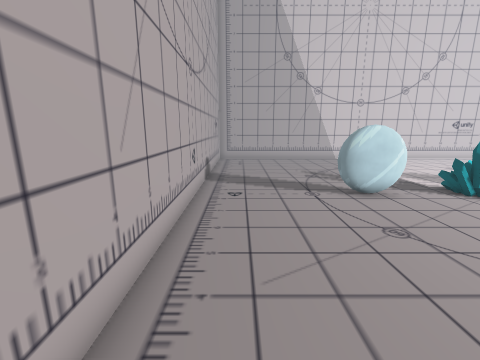
[1] (above)

13 first-person views from a walk through a 3-D level made in the Unity game engine. The camera is 1.3 m above the floor, tilts 12° down and sees 90° across. The floor is counted in squares, 0.5 m on a side. Each view is taken from the middle of a square. On the plan, view 1 faces up. The plan holds only what a view shows up to about 17 squares ahead; the rest is blank. Some surface patterns are stand-ins.

[2]
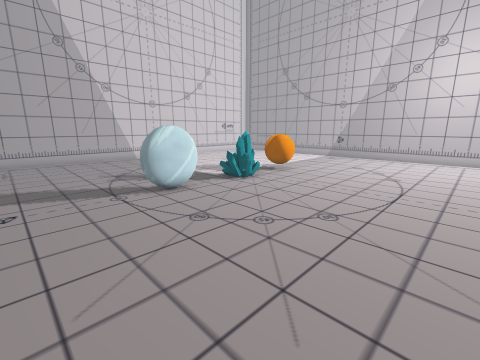

[3]
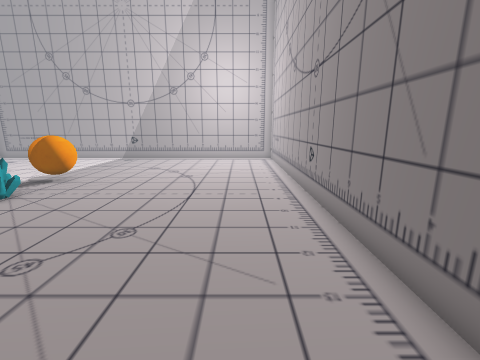

[4]
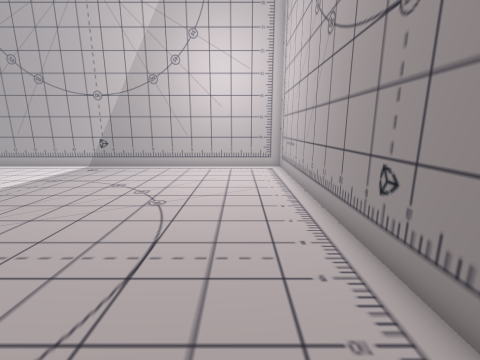

[5]
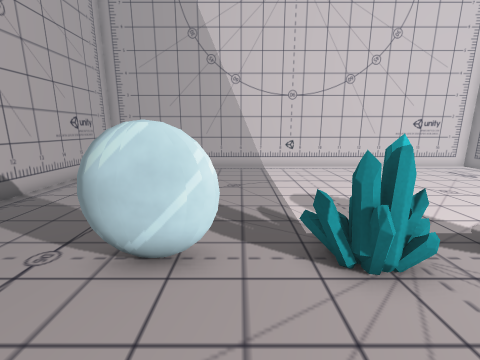

[6]
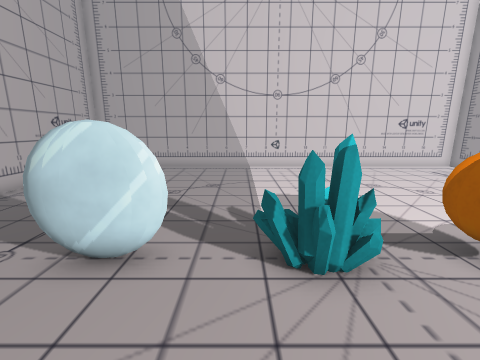

[7]
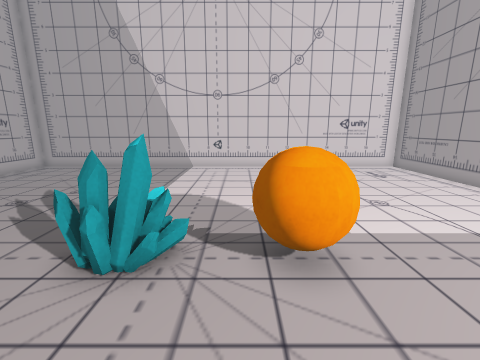

[8]
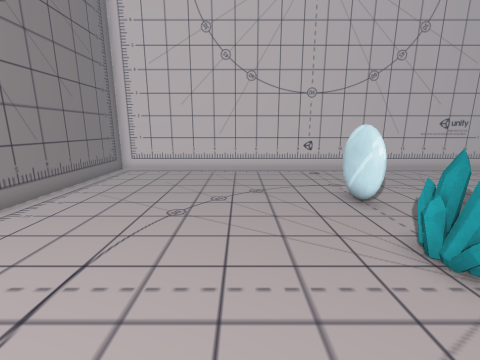

[9]
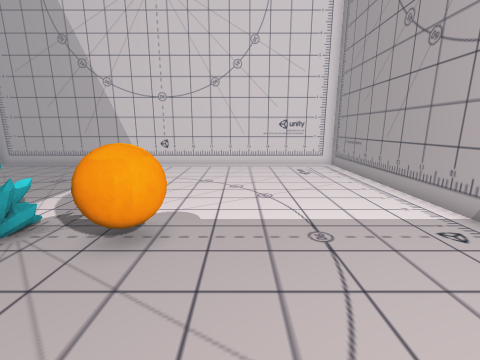

[10]
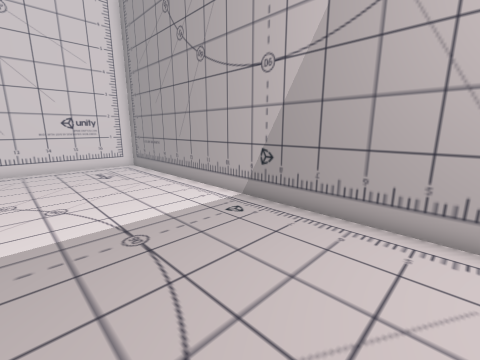

[11]
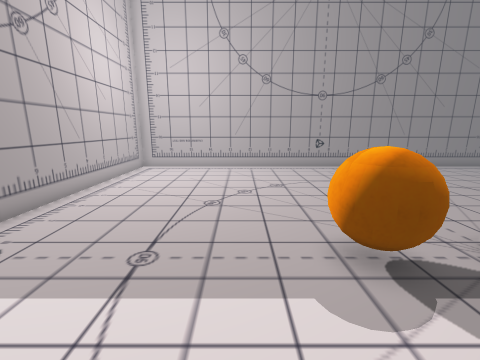

[12]
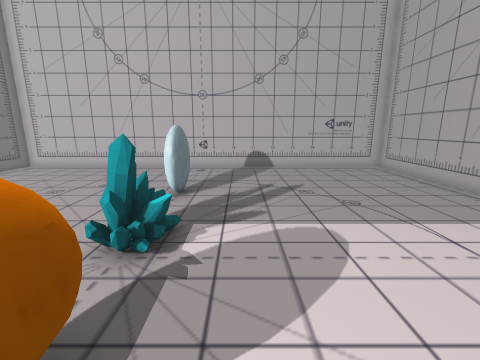

[13]
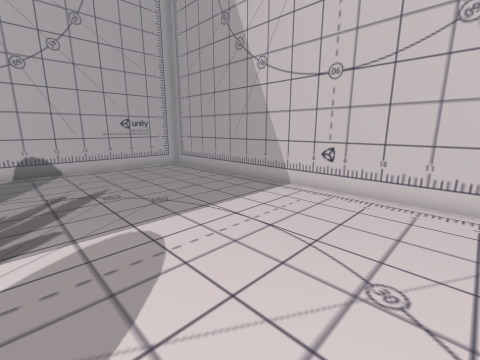

### Floor plan
Points are (right, up) in squares from view 1. A wall is a line through its corners. A room is listed if a view was taken in it or the views show most of it. See-through windows are left out.
Room 1 (views 1, 2, 3, 4, 5, 6, 7, 8, 9, 10, 11, 12, 13)
walls: (10.4, 9.3) (9.7, 8.9); (10, 8.9) (9.6, 8.9); (10.3, 9.8) (10.1, 9.1); (9.9, 9.1) (9.7, 9.1); (9.7, 9.2) (9.9, 9.8); (6.4, 9.3) (5.8, 9.1); (6, 9.4) (5.2, 9.2) (4.6, 9.4); (5.9, 9.8) (6.3, 9.7); (5.7, 9.1) (5.2, 9.1); (5.6, 9.9) (6.2, 9.8) (6.7, 9.5) (6.2, 9.2) (5.4, 9.1); (5.4, 9.2) (4.7, 9.3); (5.3, 9.1) (4.8, 9.2); (5.1, 9.9) (5.8, 9.9); (4.9, 9.1) (4.3, 9.2) (3.9, 9.4); (4.8, 9.9) (5.3, 9.9); (4.7, 9.1) (4.1, 9.3); (22.8, -2.8) (22.8, 21.8) (-1.8, 21.8) (-1.8, -2.8) (22.8, -2.8)
low walls: (10.5, 8.7) (9.7, 9.2); (10.4, 8.7) (9.9, 8.8); (10.3, 9.8) (10, 9.1); (10.2, 9.8) (10.4, 9.3) (9.8, 9.3); (9.9, 9.8) (10.6, 9.6); (9.6, 9.4) (9.3, 8.8); (9.5, 9.4) (9.7, 8.9); (9.4, 8.9) (8.8, 9) (8.5, 9.6); (9.4, 8.8) (8.9, 9.2); (9.4, 8.8) (8.8, 9.6); (9.2, 9.5) (9.2, 10); (8.7, 9.2) (8.3, 9.5)
objects: other object (12, 9) to (14, 10)

Where each view was taken, in squares from view 1:
view 1: 0 up, 0 right, facing up
view 2: 0 up, 0 right, facing up-right
view 3: 0 up, 1 right, facing right
view 4: 0 up, 6 right, facing right
view 5: 5 up, 7 right, facing up
view 6: 5 up, 8 right, facing up
view 7: 5 up, 12 right, facing up
view 8: 5 up, 14 right, facing left
view 9: 4 up, 16 right, facing up
view 10: 4 up, 16 right, facing up-right
view 11: 14 up, 16 right, facing down
view 12: 12 up, 15 right, facing left
view 13: 12 up, 15 right, facing up-left
